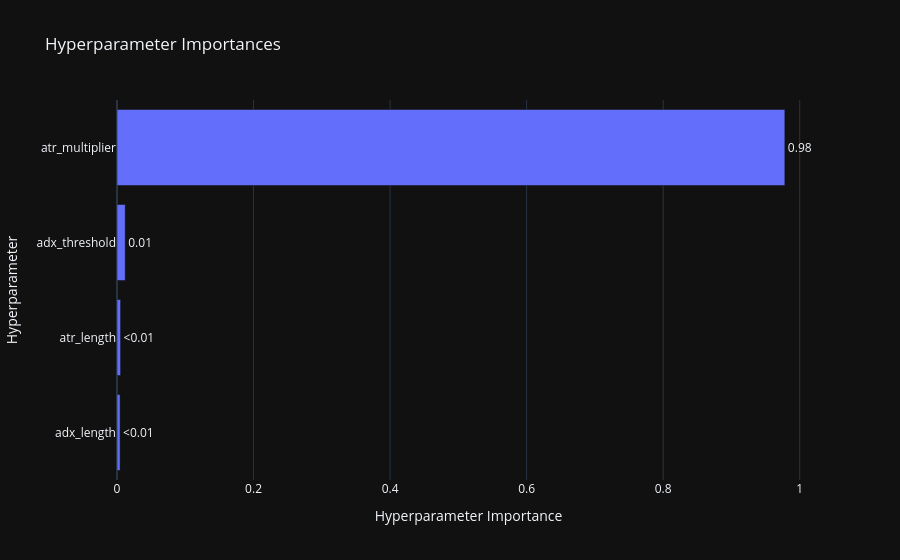
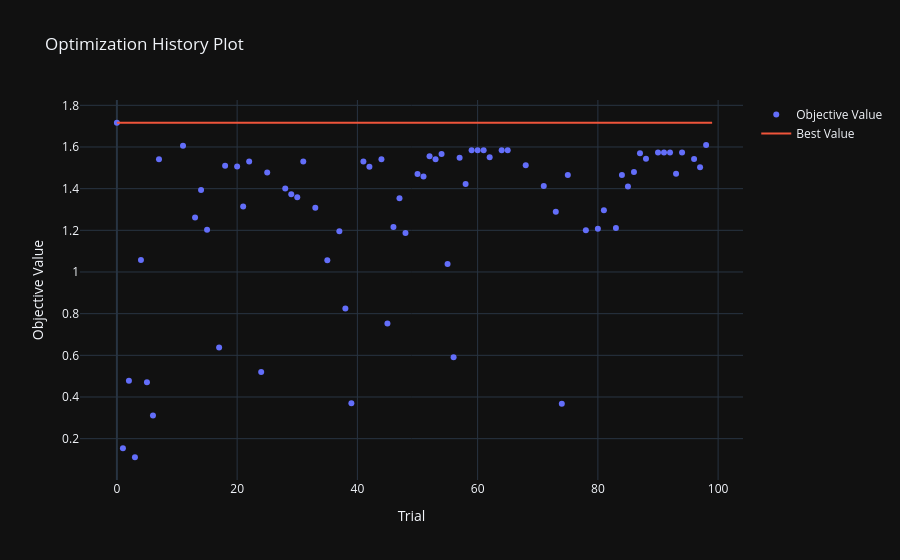
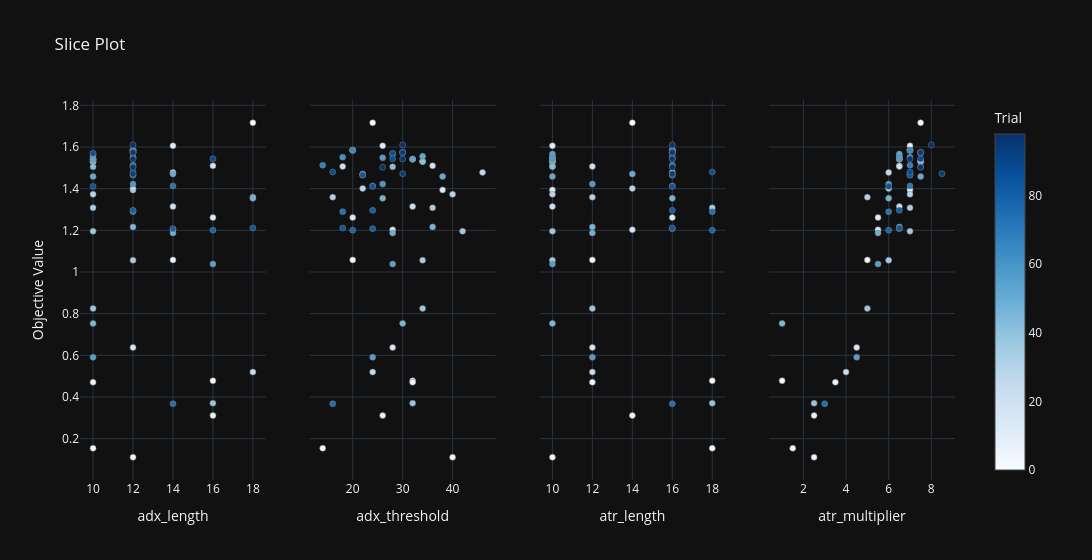

Notebook code for these charts, in order:
### Code cell
fig_opt = optuna.visualization.plot_param_importances(study_opt)
show(fig_opt)
fig_opt1 = optuna.visualization.plot_optimization_history(study_opt)
show(fig_opt1)
fig_opt2 = optuna.visualization.plot_slice(study_opt)
show(fig_opt2)
